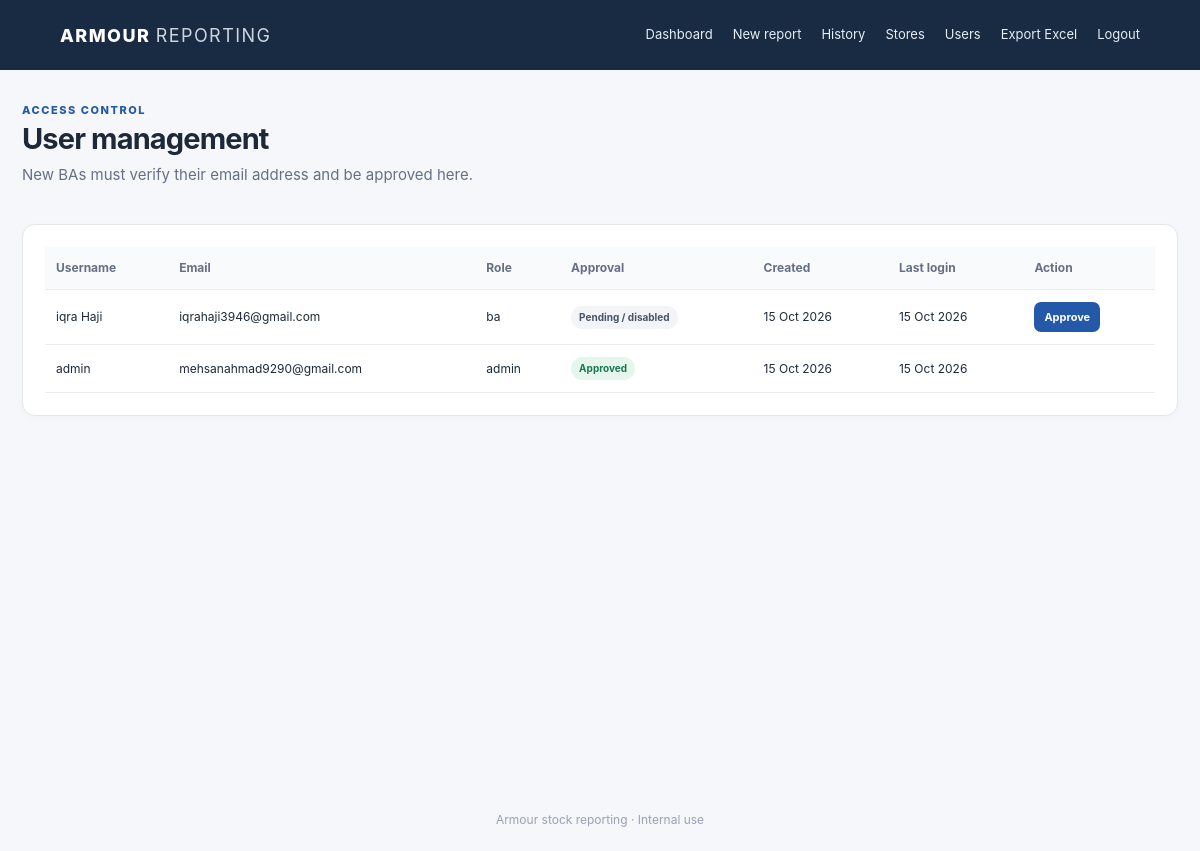
The app's page /admin/users (signed in) with its own data.
### app.py (models this page shows, shortened)
class User(db.Model):
    id = db.Column(db.Integer, primary_key=True)
    email = db.Column(db.String(254), unique=True, nullable=False, index=True)
    username = db.Column(db.String(80), unique=True, nullable=False)
    password_hash = db.Column(db.String(255), nullable=False)
    role = db.Column(db.String(10), default='ba', nullable=False)
    approved = db.Column(db.Boolean, default=False, nullable=False)
    created_at = db.Column(db.DateTime, default=datetime.utcnow)
    last_login = db.Column(db.DateTime)
    @property
    def is_admin(self): return self.role == 'admin'

### app.py (the view)
@app.route('/admin/users')
@admin_required
def admin_users(): return render_template('users.html', users=User.query.order_by(User.created_at.desc()).all())

### app.py (called while the page is built)
def current_user():
    uid = session.get('user_id')
    return db.session.get(User, uid) if uid else None

def admin_required(fn):
    @wraps(fn)
    def wrapped(*args, **kwargs):
        u = current_user()
        if not u: return redirect(url_for('login'))
        if not u.is_admin: abort(403)
        return fn(*args, **kwargs)
    return wrapped

@app.context_processor
def inject_globals(): return {'me': current_user(), 'sku_fields': SKU_FIELDS, 'statuses': STATUSES, 'now_date': date.today().isoformat()}

### templates/users.html
{% extends 'base.html' %}{% block content %}<div class="page-head"><div><p class="eyebrow">ACCESS CONTROL</p><h1>User management</h1><p class="muted">New BAs must verify their email address and be approved here.</p></div></div><section class="card"><div class="table-wrap"><table><thead><tr><th>Username</th><th>Email</th><th>Role</th><th>Approval</th><th>Created</th><th>Last login</th><th>Action</th></tr></thead><tbody>{% for u in users %}<tr><td>{{ u.username }}</td><td>{{ u.email }}</td><td>{{ u.role }}</td><td><span class="pill {{ 'green' if u.approved else 'gray' }}">{{ 'Approved' if u.approved else 'Pending / disabled' }}</span></td><td>{{ u.created_at.strftime('%d %b %Y') if u.created_at else '' }}</td><td>{{ u.last_login.strftime('%d %b %Y') if u.last_login else 'Never' }}</td><td>{% if u.role!='admin' %}{% if not u.approved %}<form method="post" action="{{ url_for('approve_user',user_id=u.id) }}"><button class="small primary">Approve</button></form>{% else %}<form method="post" action="{{ url_for('disable_user',user_id=u.id) }}" data-confirm="Disable this account?"><button class="small secondary">Disable</button></form>{% endif %}{% endif %}</td></tr>{% endfor %}</tbody></table></div></section>{% endblock %}

### static/style.css (style rules this page uses)
:root { --ink:#1d2939;--muted:#667085;--line:#e4e7ec;--paper:#f5f7fa;--navy:#192b42;--blue:#2459a9;--blue2:#174786;--green:#18794e;--red:#b42318 }
* { box-sizing:border-box }
body { margin:0;background:var(--paper);color:var(--ink);font:15px/1.5 Inter,ui-sans-serif,system-ui,-apple-system,BlinkMacSystemFont,"Segoe UI",sans-serif }
.page-head { display:flex;justify-content:space-between;align-items:center;gap:20px;margin-bottom:22px }
.page-head h1,.auth h1 { font-size:29px;line-height:1.2;margin:3px 0 8px;letter-spacing:-.03em }
.eyebrow { font-size:11px;letter-spacing:.14em;font-weight:800;color:var(--blue);margin:0 }
.muted { color:var(--muted);margin-top:4px }
.card { background:white;border:1px solid var(--line);border-radius:13px;padding:22px;margin-bottom:20px;box-shadow:0 2px 8px #10182806 }
.pill { font-size:10px;font-weight:700;border-radius:20px;padding:4px 8px;white-space:nowrap;display:inline-block }
.green { background:#e6f6ee;color:var(--green) }
.gray { background:#f2f4f7;color:#475467 }
.table-wrap { width:100%;overflow-x:auto }
table { width:100%;border-collapse:collapse;font-size:12px;white-space:nowrap }
th { text-align:left;color:#667085;background:#f9fafb;font-weight:700 }
th,td { padding:12px 11px;border-bottom:1px solid #eaecf0 }
button,.button { font:inherit;border:0;border-radius:7px;padding:10px 15px;display:inline-flex;justify-content:center;align-items:center;text-decoration:none;cursor:pointer;font-size:13px;font-weight:700 }
.primary { background:var(--blue);color:white }
.small { font-size:11px;padding:7px 10px }

### records on screen
User: username "iqra Haji", email "iqrahaji3946@gmail.com", role "ba", approved "Pending / disabled", created_at "15 Oct 2026", last_login "15 Oct 2026"
User: username "admin", email "mehsanahmad9290@gmail.com", role "admin", approved "Approved", created_at "15 Oct 2026", last_login "15 Oct 2026"
